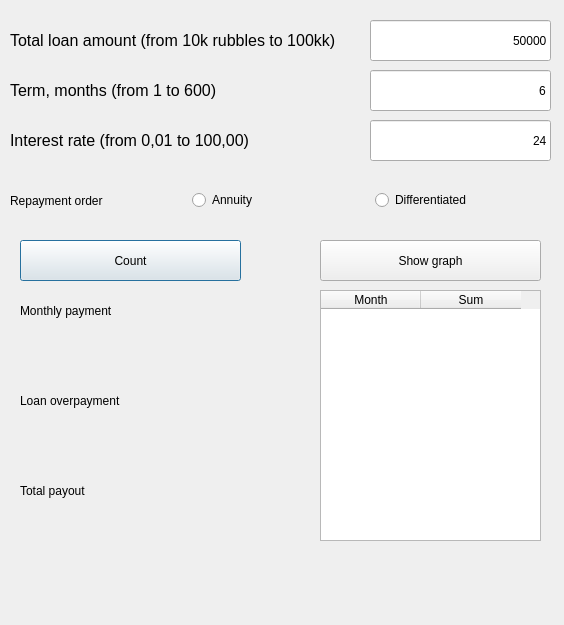
<?xml version="1.0" encoding="UTF-8"?>
<ui version="4.0">
 <class>credit_calc</class>
 <widget class="QDialog" name="credit_calc">
  <property name="geometry">
   <rect>
    <x>0</x>
    <y>0</y>
    <width>564</width>
    <height>625</height>
   </rect>
  </property>
  <property name="windowTitle">
   <string>Credit Calc</string>
  </property>
  <widget class="QPushButton" name="make_calc">
   <property name="geometry">
    <rect>
     <x>20</x>
     <y>240</y>
     <width>221</width>
     <height>41</height>
    </rect>
   </property>
   <property name="text">
    <string>Count</string>
   </property>
  </widget>
  <widget class="QLineEdit" name="credit_sum">
   <property name="geometry">
    <rect>
     <x>370</x>
     <y>20</y>
     <width>181</width>
     <height>41</height>
    </rect>
   </property>
   <property name="text">
    <string>50000</string>
   </property>
   <property name="alignment">
    <set>Qt::AlignRight|Qt::AlignTrailing|Qt::AlignVCenter</set>
   </property>
  </widget>
  <widget class="QLabel" name="label">
   <property name="geometry">
    <rect>
     <x>10</x>
     <y>20</y>
     <width>341</width>
     <height>41</height>
    </rect>
   </property>
   <property name="font">
    <font>
     <pointsize>12</pointsize>
    </font>
   </property>
   <property name="text">
    <string>Total loan amount (from 10k rubbles to 100kk)</string>
   </property>
  </widget>
  <widget class="QLineEdit" name="credit_term">
   <property name="geometry">
    <rect>
     <x>370</x>
     <y>70</y>
     <width>181</width>
     <height>41</height>
    </rect>
   </property>
   <property name="text">
    <string>6</string>
   </property>
   <property name="alignment">
    <set>Qt::AlignRight|Qt::AlignTrailing|Qt::AlignVCenter</set>
   </property>
  </widget>
  <widget class="QLabel" name="label_2">
   <property name="geometry">
    <rect>
     <x>10</x>
     <y>70</y>
     <width>351</width>
     <height>41</height>
    </rect>
   </property>
   <property name="font">
    <font>
     <pointsize>12</pointsize>
    </font>
   </property>
   <property name="text">
    <string>Term, months (from 1 to 600)</string>
   </property>
  </widget>
  <widget class="QLineEdit" name="credit_percent">
   <property name="geometry">
    <rect>
     <x>370</x>
     <y>120</y>
     <width>181</width>
     <height>41</height>
    </rect>
   </property>
   <property name="text">
    <string>24</string>
   </property>
   <property name="alignment">
    <set>Qt::AlignRight|Qt::AlignTrailing|Qt::AlignVCenter</set>
   </property>
  </widget>
  <widget class="QLabel" name="label_3">
   <property name="geometry">
    <rect>
     <x>10</x>
     <y>120</y>
     <width>351</width>
     <height>41</height>
    </rect>
   </property>
   <property name="font">
    <font>
     <pointsize>12</pointsize>
    </font>
   </property>
   <property name="text">
    <string>Interest rate (from 0,01 to 100,00)</string>
   </property>
  </widget>
  <widget class="QLabel" name="label_5">
   <property name="geometry">
    <rect>
     <x>20</x>
     <y>470</y>
     <width>221</width>
     <height>41</height>
    </rect>
   </property>
   <property name="text">
    <string>Total payout</string>
   </property>
  </widget>
  <widget class="QLabel" name="label_6">
   <property name="geometry">
    <rect>
     <x>20</x>
     <y>290</y>
     <width>231</width>
     <height>41</height>
    </rect>
   </property>
   <property name="text">
    <string>Monthly payment</string>
   </property>
  </widget>
  <widget class="QLabel" name="label_7">
   <property name="geometry">
    <rect>
     <x>20</x>
     <y>380</y>
     <width>231</width>
     <height>41</height>
    </rect>
   </property>
   <property name="text">
    <string>Loan overpayment</string>
   </property>
  </widget>
  <widget class="QPushButton" name="make_table">
   <property name="geometry">
    <rect>
     <x>320</x>
     <y>240</y>
     <width>221</width>
     <height>41</height>
    </rect>
   </property>
   <property name="text">
    <string>Show graph</string>
   </property>
  </widget>
  <widget class="QLabel" name="monthly_payment">
   <property name="geometry">
    <rect>
     <x>20</x>
     <y>330</y>
     <width>221</width>
     <height>31</height>
    </rect>
   </property>
   <property name="styleSheet">
    <string notr="true"/>
   </property>
   <property name="text">
    <string/>
   </property>
   <property name="alignment">
    <set>Qt::AlignCenter</set>
   </property>
  </widget>
  <widget class="QLabel" name="overpayment">
   <property name="geometry">
    <rect>
     <x>20</x>
     <y>420</y>
     <width>221</width>
     <height>31</height>
    </rect>
   </property>
   <property name="styleSheet">
    <string notr="true"/>
   </property>
   <property name="text">
    <string/>
   </property>
   <property name="alignment">
    <set>Qt::AlignCenter</set>
   </property>
  </widget>
  <widget class="QLabel" name="total_sum">
   <property name="geometry">
    <rect>
     <x>20</x>
     <y>510</y>
     <width>221</width>
     <height>31</height>
    </rect>
   </property>
   <property name="styleSheet">
    <string notr="true"/>
   </property>
   <property name="text">
    <string/>
   </property>
   <property name="alignment">
    <set>Qt::AlignCenter</set>
   </property>
  </widget>
  <widget class="QWidget" name="layoutWidget">
   <property name="geometry">
    <rect>
     <x>10</x>
     <y>180</y>
     <width>541</width>
     <height>41</height>
    </rect>
   </property>
   <layout class="QHBoxLayout" name="horizontalLayout">
    <item>
     <widget class="QLabel" name="label_4">
      <property name="text">
       <string>Repayment order</string>
      </property>
     </widget>
    </item>
    <item>
     <widget class="QRadioButton" name="radioButton">
      <property name="text">
       <string>Annuity</string>
      </property>
     </widget>
    </item>
    <item>
     <widget class="QRadioButton" name="radioButton_2">
      <property name="text">
       <string>Differentiated</string>
      </property>
     </widget>
    </item>
   </layout>
  </widget>
  <widget class="QLabel" name="label_error">
   <property name="geometry">
    <rect>
     <x>80</x>
     <y>570</y>
     <width>431</width>
     <height>31</height>
    </rect>
   </property>
   <property name="styleSheet">
    <string notr="true">color: red;</string>
   </property>
   <property name="text">
    <string/>
   </property>
   <property name="alignment">
    <set>Qt::AlignCenter</set>
   </property>
  </widget>
  <widget class="QTableWidget" name="tableWidget">
   <property name="geometry">
    <rect>
     <x>320</x>
     <y>290</y>
     <width>221</width>
     <height>251</height>
    </rect>
   </property>
   <property name="verticalScrollMode">
    <enum>QAbstractItemView::ScrollPerItem</enum>
   </property>
   <column>
    <property name="text">
     <string>Month</string>
    </property>
   </column>
   <column>
    <property name="text">
     <string>Sum</string>
    </property>
   </column>
  </widget>
 </widget>
 <resources/>
 <connections/>
</ui>
